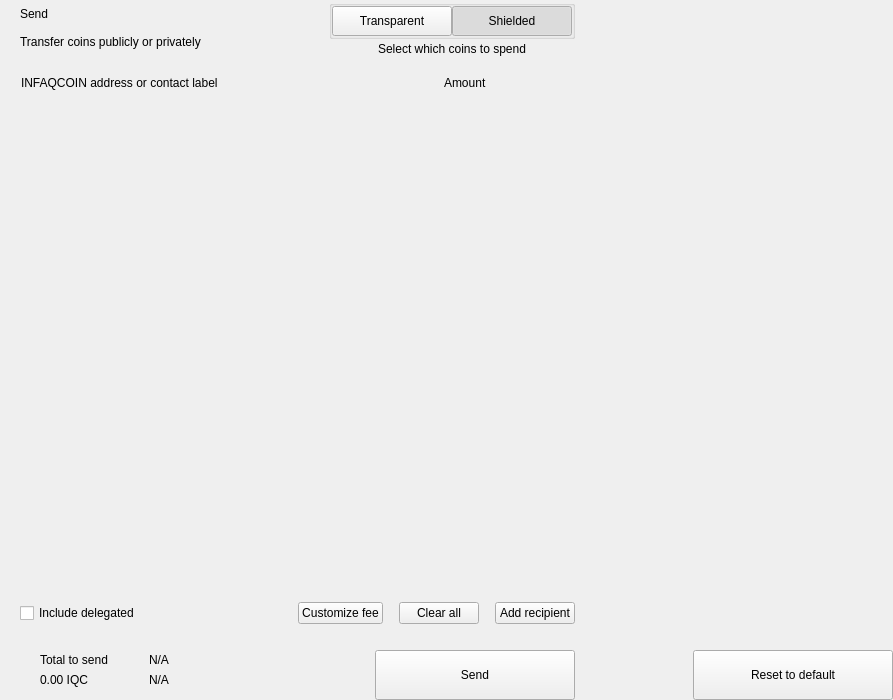
<?xml version="1.0" encoding="UTF-8"?>
<ui version="4.0">
 <class>send</class>
 <widget class="QWidget" name="send">
  <property name="geometry">
   <rect>
    <x>0</x>
    <y>0</y>
    <width>893</width>
    <height>700</height>
   </rect>
  </property>
  <property name="windowTitle">
   <string>Form</string>
  </property>
  <layout class="QHBoxLayout" name="horizontalLayout_2" stretch="2,1">
   <property name="spacing">
    <number>0</number>
   </property>
   <property name="leftMargin">
    <number>0</number>
   </property>
   <property name="topMargin">
    <number>0</number>
   </property>
   <property name="rightMargin">
    <number>0</number>
   </property>
   <property name="bottomMargin">
    <number>0</number>
   </property>
   <item>
    <widget class="QWidget" name="left" native="true">
     <layout class="QVBoxLayout" name="verticalLayout_3">
      <property name="spacing">
       <number>0</number>
      </property>
      <property name="leftMargin">
       <number>0</number>
      </property>
      <property name="topMargin">
       <number>0</number>
      </property>
      <property name="rightMargin">
       <number>0</number>
      </property>
      <property name="bottomMargin">
       <number>0</number>
      </property>
      <item>
       <layout class="QVBoxLayout" name="verticalLayout_22" stretch="0,0,0,1,0,0,0,0">
        <property name="spacing">
         <number>0</number>
        </property>
        <item>
         <layout class="QHBoxLayout" name="horizontalLayout_3">
          <property name="spacing">
           <number>0</number>
          </property>
          <property name="leftMargin">
           <number>20</number>
          </property>
          <property name="rightMargin">
           <number>20</number>
          </property>
          <item>
           <layout class="QVBoxLayout" name="verticalLayout">
            <property name="spacing">
             <number>0</number>
            </property>
            <item>
             <widget class="QLabel" name="labelTitle">
              <property name="text">
               <string>Send</string>
              </property>
              <property name="alignment">
               <set>Qt::AlignLeading|Qt::AlignLeft|Qt::AlignVCenter</set>
              </property>
             </widget>
            </item>
            <item>
             <widget class="QLabel" name="labelSubtitle1">
              <property name="text">
               <string>Transfer coins publicly or privately</string>
              </property>
             </widget>
            </item>
           </layout>
          </item>
          <item>
           <spacer name="horizontalSpacer">
            <property name="orientation">
             <enum>Qt::Horizontal</enum>
            </property>
            <property name="sizeHint" stdset="0">
             <size>
              <width>40</width>
              <height>20</height>
             </size>
            </property>
           </spacer>
          </item>
          <item>
           <layout class="QVBoxLayout" name="verticalLayout_6">
            <property name="spacing">
             <number>3</number>
            </property>
            <item alignment="Qt::AlignHCenter">
             <widget class="QGroupBox" name="groupBox">
              <property name="styleSheet">
               <string notr="true">#groupBox{
padding-top:2px;
}</string>
              </property>
              <property name="title">
               <string/>
              </property>
              <property name="alignment">
               <set>Qt::AlignCenter</set>
              </property>
              <layout class="QHBoxLayout" name="horizontalLayout_4">
               <property name="spacing">
                <number>0</number>
               </property>
               <property name="leftMargin">
                <number>0</number>
               </property>
               <property name="topMargin">
                <number>0</number>
               </property>
               <property name="rightMargin">
                <number>0</number>
               </property>
               <property name="bottomMargin">
                <number>0</number>
               </property>
               <item>
                <widget class="QPushButton" name="pushLeft">
                 <property name="minimumSize">
                  <size>
                   <width>120</width>
                   <height>30</height>
                  </size>
                 </property>
                 <property name="maximumSize">
                  <size>
                   <width>120</width>
                   <height>30</height>
                  </size>
                 </property>
                 <property name="focusPolicy">
                  <enum>Qt::NoFocus</enum>
                 </property>
                 <property name="text">
                  <string>Transparent</string>
                 </property>
                 <property name="checkable">
                  <bool>true</bool>
                 </property>
                 <property name="autoExclusive">
                  <bool>true</bool>
                 </property>
                </widget>
               </item>
               <item>
                <widget class="QPushButton" name="pushRight">
                 <property name="minimumSize">
                  <size>
                   <width>120</width>
                   <height>30</height>
                  </size>
                 </property>
                 <property name="maximumSize">
                  <size>
                   <width>120</width>
                   <height>30</height>
                  </size>
                 </property>
                 <property name="focusPolicy">
                  <enum>Qt::NoFocus</enum>
                 </property>
                 <property name="text">
                  <string>Shielded</string>
                 </property>
                 <property name="checkable">
                  <bool>true</bool>
                 </property>
                 <property name="checked">
                  <bool>true</bool>
                 </property>
                 <property name="autoExclusive">
                  <bool>true</bool>
                 </property>
                </widget>
               </item>
              </layout>
             </widget>
            </item>
            <item alignment="Qt::AlignHCenter|Qt::AlignTop">
             <widget class="QLabel" name="labelSubtitle2">
              <property name="styleSheet">
               <string notr="true"/>
              </property>
              <property name="text">
               <string>Select which coins to spend</string>
              </property>
              <property name="alignment">
               <set>Qt::AlignCenter</set>
              </property>
              <property name="indent">
               <number>0</number>
              </property>
             </widget>
            </item>
           </layout>
          </item>
         </layout>
        </item>
        <item>
         <spacer name="verticalSpacer_2">
          <property name="orientation">
           <enum>Qt::Vertical</enum>
          </property>
          <property name="sizeType">
           <enum>QSizePolicy::Fixed</enum>
          </property>
          <property name="sizeHint" stdset="0">
           <size>
            <width>20</width>
            <height>20</height>
           </size>
          </property>
         </spacer>
        </item>
        <item>
         <layout class="QHBoxLayout" name="horizontalLayout" stretch="6,0,2">
          <property name="spacing">
           <number>0</number>
          </property>
          <property name="leftMargin">
           <number>10</number>
          </property>
          <property name="topMargin">
           <number>0</number>
          </property>
          <property name="rightMargin">
           <number>20</number>
          </property>
          <property name="bottomMargin">
           <number>0</number>
          </property>
          <item>
           <widget class="QLabel" name="labelSubtitleAddress">
            <property name="styleSheet">
             <string notr="true">margin-left:8px;</string>
            </property>
            <property name="text">
             <string>INFAQCOIN address or contact label</string>
            </property>
           </widget>
          </item>
          <item>
           <spacer name="horizontalSpacer_3">
            <property name="orientation">
             <enum>Qt::Horizontal</enum>
            </property>
            <property name="sizeType">
             <enum>QSizePolicy::Fixed</enum>
            </property>
            <property name="sizeHint" stdset="0">
             <size>
              <width>40</width>
              <height>1</height>
             </size>
            </property>
           </spacer>
          </item>
          <item>
           <widget class="QLabel" name="labelSubtitleAmount">
            <property name="text">
             <string>Amount</string>
            </property>
           </widget>
          </item>
         </layout>
        </item>
        <item>
         <widget class="QScrollArea" name="scrollArea">
          <property name="minimumSize">
           <size>
            <width>0</width>
            <height>350</height>
           </size>
          </property>
          <property name="styleSheet">
           <string notr="true">#scrollArea {
            background:transparent;
            margin-top:10px;
}</string>
          </property>
          <property name="horizontalScrollBarPolicy">
           <enum>Qt::ScrollBarAlwaysOff</enum>
          </property>
          <property name="sizeAdjustPolicy">
           <enum>QAbstractScrollArea::AdjustIgnored</enum>
          </property>
          <property name="widgetResizable">
           <bool>true</bool>
          </property>
          <property name="alignment">
           <set>Qt::AlignLeading|Qt::AlignLeft|Qt::AlignTop</set>
          </property>
          <widget class="QWidget" name="scrollAreaWidgetContents">
           <property name="geometry">
            <rect>
             <x>0</x>
             <y>0</y>
             <width>591</width>
             <height>16</height>
            </rect>
           </property>
           <property name="sizePolicy">
            <sizepolicy hsizetype="Preferred" vsizetype="Maximum">
             <horstretch>0</horstretch>
             <verstretch>0</verstretch>
            </sizepolicy>
           </property>
           <property name="autoFillBackground">
            <bool>false</bool>
           </property>
           <property name="styleSheet">
            <string notr="true">#scrollAreaWidgetContents {
             background:transparent;
             }</string>
           </property>
           <layout class="QVBoxLayout" name="verticalLayout_7">
            <property name="spacing">
             <number>0</number>
            </property>
            <property name="sizeConstraint">
             <enum>QLayout::SetDefaultConstraint</enum>
            </property>
            <property name="leftMargin">
             <number>0</number>
            </property>
            <property name="topMargin">
             <number>0</number>
            </property>
            <property name="rightMargin">
             <number>0</number>
            </property>
            <property name="bottomMargin">
             <number>0</number>
            </property>
           </layout>
          </widget>
         </widget>
        </item>
        <item>
         <spacer name="verticalSpacer_4">
          <property name="orientation">
           <enum>Qt::Vertical</enum>
          </property>
          <property name="sizeType">
           <enum>QSizePolicy::Fixed</enum>
          </property>
          <property name="sizeHint" stdset="0">
           <size>
            <width>20</width>
            <height>20</height>
           </size>
          </property>
         </spacer>
        </item>
        <item>
         <layout class="QHBoxLayout" name="horizontalLayout_20">
          <property name="spacing">
           <number>6</number>
          </property>
          <property name="leftMargin">
           <number>20</number>
          </property>
          <property name="rightMargin">
           <number>20</number>
          </property>
          <item>
           <widget class="QCheckBox" name="checkBoxDelegations">
            <property name="layoutDirection">
             <enum>Qt::LeftToRight</enum>
            </property>
            <property name="text">
             <string>Include delegated</string>
            </property>
           </widget>
          </item>
          <item>
           <spacer name="horizontalSpacer_4">
            <property name="orientation">
             <enum>Qt::Horizontal</enum>
            </property>
            <property name="sizeHint" stdset="0">
             <size>
              <width>10</width>
              <height>20</height>
             </size>
            </property>
           </spacer>
          </item>
          <item>
           <widget class="QPushButton" name="pushButtonFee">
            <property name="focusPolicy">
             <enum>Qt::NoFocus</enum>
            </property>
            <property name="text">
             <string>Customize fee</string>
            </property>
           </widget>
          </item>
          <item>
           <spacer name="horizontalSpacer_11">
            <property name="orientation">
             <enum>Qt::Horizontal</enum>
            </property>
            <property name="sizeType">
             <enum>QSizePolicy::Minimum</enum>
            </property>
            <property name="sizeHint" stdset="0">
             <size>
              <width>10</width>
              <height>20</height>
             </size>
            </property>
           </spacer>
          </item>
          <item>
           <widget class="QPushButton" name="pushButtonClear">
            <property name="focusPolicy">
             <enum>Qt::NoFocus</enum>
            </property>
            <property name="layoutDirection">
             <enum>Qt::RightToLeft</enum>
            </property>
            <property name="text">
             <string>Clear all</string>
            </property>
           </widget>
          </item>
          <item>
           <spacer name="horizontalSpacer_6">
            <property name="orientation">
             <enum>Qt::Horizontal</enum>
            </property>
            <property name="sizeType">
             <enum>QSizePolicy::Fixed</enum>
            </property>
            <property name="sizeHint" stdset="0">
             <size>
              <width>10</width>
              <height>20</height>
             </size>
            </property>
           </spacer>
          </item>
          <item>
           <widget class="QPushButton" name="pushButtonAddRecipient">
            <property name="focusPolicy">
             <enum>Qt::NoFocus</enum>
            </property>
            <property name="text">
             <string>Add recipient</string>
            </property>
           </widget>
          </item>
         </layout>
        </item>
        <item>
         <spacer name="verticalSpacer">
          <property name="orientation">
           <enum>Qt::Vertical</enum>
          </property>
          <property name="sizeType">
           <enum>QSizePolicy::Fixed</enum>
          </property>
          <property name="sizeHint" stdset="0">
           <size>
            <width>20</width>
            <height>16</height>
           </size>
          </property>
         </spacer>
        </item>
        <item>
         <layout class="QHBoxLayout" name="horizontalLayout_7">
          <property name="rightMargin">
           <number>20</number>
          </property>
          <item>
           <layout class="QHBoxLayout" name="horizontalLayout_10">
            <property name="spacing">
             <number>0</number>
            </property>
            <property name="leftMargin">
             <number>8</number>
            </property>
            <item>
             <widget class="QStackedWidget" name="stackedWidget">
              <property name="minimumSize">
               <size>
                <width>0</width>
                <height>60</height>
               </size>
              </property>
              <property name="maximumSize">
               <size>
                <width>16777215</width>
                <height>60</height>
               </size>
              </property>
              <widget class="QWidget" name="page1">
               <layout class="QVBoxLayout" name="verticalLayout_71" stretch="0">
                <property name="spacing">
                 <number>6</number>
                </property>
                <property name="leftMargin">
                 <number>12</number>
                </property>
                <property name="topMargin">
                 <number>0</number>
                </property>
                <property name="rightMargin">
                 <number>0</number>
                </property>
                <property name="bottomMargin">
                 <number>0</number>
                </property>
                <item>
                 <widget class="QWidget" name="coinWidget" native="true">
                  <property name="minimumSize">
                   <size>
                    <width>0</width>
                    <height>60</height>
                   </size>
                  </property>
                  <property name="maximumSize">
                   <size>
                    <width>16777215</width>
                    <height>60</height>
                   </size>
                  </property>
                  <layout class="QHBoxLayout" name="horizontalLayout_9">
                   <property name="spacing">
                    <number>0</number>
                   </property>
                   <property name="leftMargin">
                    <number>20</number>
                   </property>
                   <property name="topMargin">
                    <number>10</number>
                   </property>
                   <property name="rightMargin">
                    <number>20</number>
                   </property>
                   <property name="bottomMargin">
                    <number>10</number>
                   </property>
                   <item>
                    <layout class="QVBoxLayout" name="verticalSend">
                     <property name="spacing">
                      <number>0</number>
                     </property>
                     <item>
                      <widget class="QLabel" name="labelTitleTotalSend">
                       <property name="text">
                        <string>Total to send</string>
                       </property>
                      </widget>
                     </item>
                     <item>
                      <widget class="QLabel" name="labelAmountSend">
                       <property name="text">
                        <string notr="true">0.00 IQC</string>
                       </property>
                      </widget>
                     </item>
                    </layout>
                   </item>
                   <item>
                    <spacer name="horizontalSpacer_9">
                     <property name="orientation">
                      <enum>Qt::Horizontal</enum>
                     </property>
                     <property name="sizeType">
                      <enum>QSizePolicy::Fixed</enum>
                     </property>
                     <property name="sizeHint" stdset="0">
                      <size>
                       <width>20</width>
                       <height>20</height>
                      </size>
                     </property>
                    </spacer>
                   </item>
                   <item>
                    <widget class="QLabel" name="labelLine">
                     <property name="minimumSize">
                      <size>
                       <width>1</width>
                       <height>0</height>
                      </size>
                     </property>
                     <property name="maximumSize">
                      <size>
                       <width>1</width>
                       <height>16777215</height>
                      </size>
                     </property>
                     <property name="text">
                      <string/>
                     </property>
                    </widget>
                   </item>
                   <item>
                    <spacer name="horizontalSpacer_10">
                     <property name="orientation">
                      <enum>Qt::Horizontal</enum>
                     </property>
                     <property name="sizeType">
                      <enum>QSizePolicy::Fixed</enum>
                     </property>
                     <property name="sizeHint" stdset="0">
                      <size>
                       <width>20</width>
                       <height>20</height>
                      </size>
                     </property>
                    </spacer>
                   </item>
                   <item>
                    <layout class="QVBoxLayout" name="verticalRemaining">
                     <property name="spacing">
                      <number>0</number>
                     </property>
                     <item>
                      <widget class="QLabel" name="labelTitleTotalRemaining">
                       <property name="text">
                        <string notr="true">N/A</string>
                       </property>
                      </widget>
                     </item>
                     <item>
                      <widget class="QLabel" name="labelAmountRemaining">
                       <property name="text">
                        <string notr="true">N/A</string>
                       </property>
                      </widget>
                     </item>
                    </layout>
                   </item>
                  </layout>
                 </widget>
                </item>
               </layout>
              </widget>
              <widget class="QWidget" name="page_2"/>
             </widget>
            </item>
           </layout>
          </item>
          <item>
           <spacer name="horizontalSpacer_5">
            <property name="orientation">
             <enum>Qt::Horizontal</enum>
            </property>
            <property name="sizeType">
             <enum>QSizePolicy::Expanding</enum>
            </property>
            <property name="sizeHint" stdset="0">
             <size>
              <width>40</width>
              <height>20</height>
             </size>
            </property>
           </spacer>
          </item>
          <item alignment="Qt::AlignBottom">
           <widget class="QPushButton" name="pushButtonSave">
            <property name="minimumSize">
             <size>
              <width>200</width>
              <height>50</height>
             </size>
            </property>
            <property name="maximumSize">
             <size>
              <width>200</width>
              <height>50</height>
             </size>
            </property>
            <property name="focusPolicy">
             <enum>Qt::NoFocus</enum>
            </property>
            <property name="text">
             <string>Send</string>
            </property>
           </widget>
          </item>
         </layout>
        </item>
       </layout>
      </item>
     </layout>
    </widget>
   </item>
   <item>
    <widget class="QWidget" name="right" native="true">
     <layout class="QVBoxLayout" name="verticalLayout_5">
      <property name="leftMargin">
       <number>0</number>
      </property>
      <property name="topMargin">
       <number>0</number>
      </property>
      <property name="rightMargin">
       <number>0</number>
      </property>
      <property name="bottomMargin">
       <number>0</number>
      </property>
      <item>
       <layout class="QVBoxLayout" name="verticalLayout_4">
        <property name="spacing">
         <number>6</number>
        </property>
        <item>
         <widget class="OptionButton" name="btnCoinControl" native="true">
          <property name="minimumSize">
           <size>
            <width>0</width>
            <height>50</height>
           </size>
          </property>
         </widget>
        </item>
        <item>
         <widget class="OptionButton" name="btnChangeAddress" native="true">
          <property name="minimumSize">
           <size>
            <width>0</width>
            <height>50</height>
           </size>
          </property>
         </widget>
        </item>
        <item>
         <widget class="OptionButton" name="btnUri" native="true">
          <property name="minimumSize">
           <size>
            <width>0</width>
            <height>50</height>
           </size>
          </property>
         </widget>
        </item>
        <item>
         <widget class="OptionButton" name="btnShieldCoins" native="true">
          <property name="minimumSize">
           <size>
            <width>0</width>
            <height>50</height>
           </size>
          </property>
         </widget>
        </item>
        <item>
         <spacer name="verticalSpacer_5">
          <property name="orientation">
           <enum>Qt::Vertical</enum>
          </property>
          <property name="sizeHint" stdset="0">
           <size>
            <width>20</width>
            <height>40</height>
           </size>
          </property>
         </spacer>
        </item>
        <item>
         <layout class="QHBoxLayout" name="horizontalLayout_8">
          <item>
           <spacer name="horizontalSpacer_7">
            <property name="orientation">
             <enum>Qt::Horizontal</enum>
            </property>
            <property name="sizeHint" stdset="0">
             <size>
              <width>40</width>
              <height>20</height>
             </size>
            </property>
           </spacer>
          </item>
          <item>
           <widget class="QPushButton" name="pushButtonReset">
            <property name="minimumSize">
             <size>
              <width>200</width>
              <height>50</height>
             </size>
            </property>
            <property name="maximumSize">
             <size>
              <width>200</width>
              <height>50</height>
             </size>
            </property>
            <property name="focusPolicy">
             <enum>Qt::NoFocus</enum>
            </property>
            <property name="text">
             <string>Reset to default</string>
            </property>
           </widget>
          </item>
         </layout>
        </item>
       </layout>
      </item>
     </layout>
    </widget>
   </item>
  </layout>
 </widget>
 <customwidgets>
  <customwidget>
   <class>OptionButton</class>
   <extends>QWidget</extends>
   <header>qt/infaqcoin/optionbutton.h</header>
   <container>1</container>
  </customwidget>
 </customwidgets>
 <resources/>
 <connections/>
</ui>
